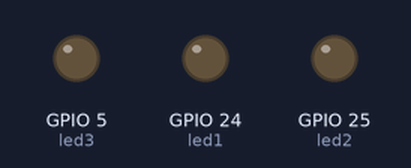
Bench run of a program on a simulated Raspberry Pi (BCM pin numbers). Shown: output pins drawn as LEDs (lit = HIGH).

Above: at 0.05 s.
At 0.85 s:
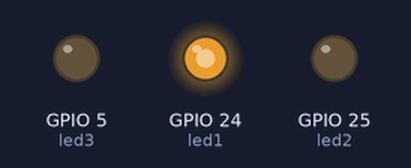
At 1.55 s:
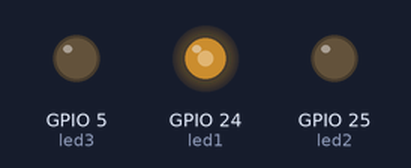
At 3.05 s:
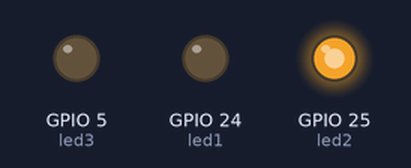
At 4.65 s:
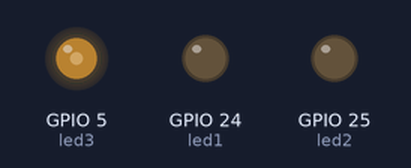
At 6.1 s:
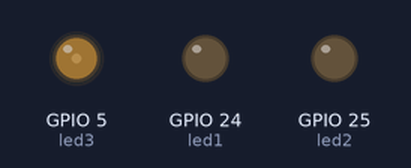
Timing chart, 0 to 8.2 s (numbered marks = the images above):
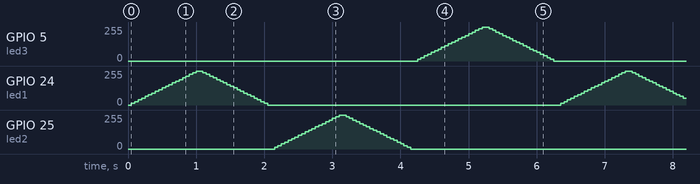

The program:

pwm.py
```python
#!/usr/bin/python

import RPi.GPIO as GPIO
import time
import atexit

def cleanup():
  print("Cleaning up")
  GPIO.cleanup()

atexit.register(cleanup)

led1 = 24
led2 = 25
led3 = 5

GPIO.setmode(GPIO.BCM)
GPIO.setup(led1, GPIO.OUT)
GPIO.setup(led2, GPIO.OUT)
GPIO.setup(led3, GPIO.OUT)

while True:
  for pin in [led1, led2, led3]:
    p = GPIO.PWM(pin, 50)
    p.start(0)
    for dc in range(0, 101, 5):
      p.ChangeDutyCycle(dc)
      time.sleep(0.05)
    for dc in range(100, -1, -5):
      p.ChangeDutyCycle(dc)
      time.sleep(0.05)
```
